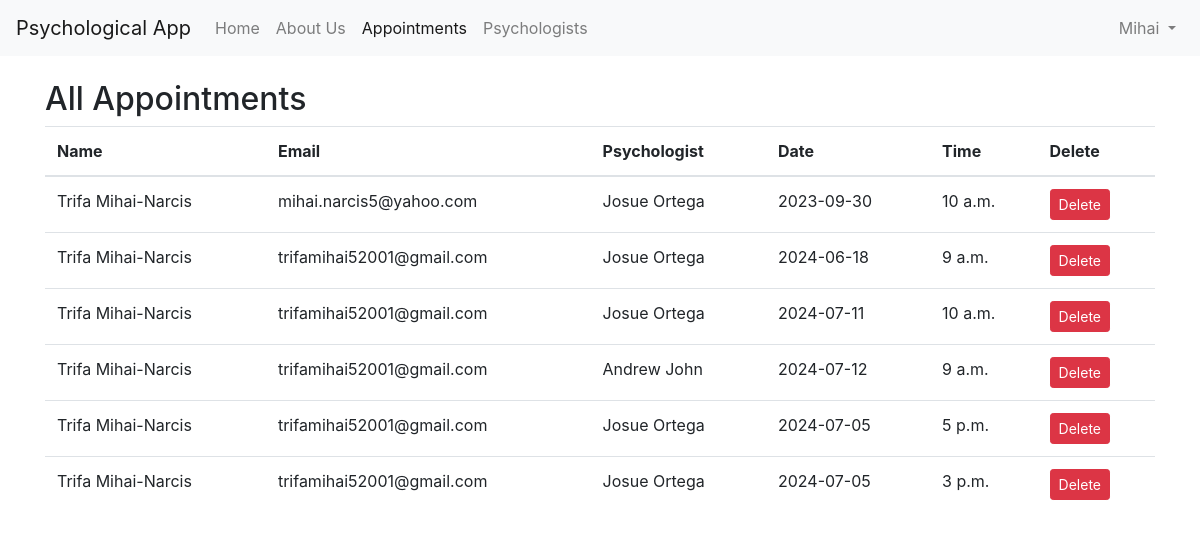
Screenshot of /appointments/ (signed in) with the database file from the repository.
### authentification/models.py (models this page shows, shortened)
class CustomUser(AbstractUser):
    username = models.CharField(max_length=255,unique=True)
    first_name = models.CharField(max_length=100)
    last_name = models.CharField(max_length=100)
    password = models.CharField(max_length=100)
    password_confirmation = models.CharField(max_length=100)
    country = models.CharField(max_length=100)
    county = models.CharField(max_length=100)
    city = models.CharField(max_length=100)
    street = models.CharField(max_length=255)
    postal_code = models.CharField(max_length=20)
    phone = models.CharField(max_length=20, default='')
    groups = models.ManyToManyField(Group, related_name='customuser_set', blank=True)
    user_permissions = models.ManyToManyField(Permission, related_name='customuser_set', blank=True)
    class Meta:
        app_label = 'authentification'

class Appointment(models.Model):
    full_name = models.CharField(max_length=100, default='John Doe')
    email = models.EmailField(default='example@example.com')
    psychologist = models.ForeignKey(Psychologist, on_delete=models.CASCADE)
    appointment_date = models.DateField()
    appointment_time = models.TimeField()

class Psychologist(models.Model):
    name = models.CharField(max_length=100)
    therapy_type = models.CharField(max_length=100)
    cv = models.TextField()
    image = models.ImageField(upload_to='psychologists/', blank=True, null=True)
    def __str__(self):
        return self.name

### authentification/views.py (the view, shortened to what this page needs)
# urls.py: path('appointments/', views.appointments, name='appointments'),
@login_required
def appointments(request):
    if request.user.is_superuser:
        appointments = Appointment.objects.all()
    else:
        appointments = Appointment.objects.filter(email=request.user.email)
    psychologists = Psychologist.objects.all()
    initial_data = {
        'full_name': f'{request.user.last_name} {request.user.first_name}',
        'email': request.user.email,
    }
    form = AppointmentForm(initial=initial_data)
    context = {
        'appointments': appointments,
        'psychologists': psychologists,
        'form': form,
    }
    return render(request, 'appointments.html', context)

### templates/appointments.html (shortened to what this page needs)
<!DOCTYPE html>
<html>
    <head>
        <link rel="stylesheet" href="https://stackpath.bootstrapcdn.com/bootstrap/4.5.2/css/bootstrap.min.css">
        <link rel="stylesheet" href="https://cdnjs.cloudflare.com/ajax/libs/bootstrap-datepicker/1.9.0/css/bootstrap-datepicker.min.css">
        {% load static %}
    </head>
<body>
    <nav class="navbar navbar-expand-lg navbar-light bg-light">
        <a class="navbar-brand" href="#">Psychological App</a>
        <div class="collapse navbar-collapse" id="navbarNav">
            <ul class="navbar-nav">
                <li class="nav-item">
                    <a class="nav-link" href="{% url 'homepage' %}">Home</a>
                </li>
                <li class="nav-item">
                    <a class="nav-link" href="{% url 'about_us' %}">About Us</a>
                </li>
                <li class="nav-item active">
                    <a class="nav-link" href="#">Appointments <span class="sr-only">(current)</span></a>
                </li>
                <li class="nav-item">
                    <a class="nav-link" href="{% url 'psychologists' %}">Psychologists</a>
                </li>
            </ul>
            <ul class="navbar-nav ml-auto">
                <li class="nav-item dropdown">
                    <a class="nav-link dropdown-toggle" href="#" id="userDropdown" role="button" data-toggle="dropdown" aria-haspopup="true" aria-expanded="false">
                        {{ request.user.username }}
                    </a>
                </li>
            </ul>
        </div>
    </nav>
    <div class="content">
        <div class="container mt-4">
            {% if user.is_authenticated %}
                 {% if not user.is_superuser %}
                <h2>Make an Appointment</h2>
                <form method="POST">
                    {% csrf_token %}
                    <div class="form-group">
                        <label for="{{ form.full_name.id_for_label }}">Full Name:</label>
                        <input type="text" id="{{ form.full_name.id_for_label }}" name="{{ form.full_name.name }}" value="{{ form.full_name.value }}" class="form-control" readonly>
                    </div>
                    <div class="form-group">
                        <label for="{{ form.email.id_for_label }}">Email:</label>
                        <input type="email" id="{{ form.email.id_for_label }}" name="{{ form.email.name }}" value="{{ form.email.value }}" class="form-control" readonly>
                    </div>
                    <div class="form-group">
                        <label for="{{ form.psychologist.id_for_label }}">Psychologist:</label>
                        {{ form.psychologist }}
                    </div>
                    <div class="form-group">
                        <label for="{{ form.appointment_date.id_for_label }}">Appointment Date:</label>
                        {{ form.appointment_date }}
                    </div>
                    <button type="submit" class="btn btn-primary">Next</button>
                </form>
            {% else %}
            <h2>All Appointments</h2>
            <table class="table">
                <thead>
                    <tr>
                        <th>Name</th>
                        <th>Email</th>
                        <th>Psychologist</th>
                        <th>Date</th>
                        <th>Time</th>
                        <th>Delete</th>
                    </tr>
                </thead>
                <tbody>
                    {% for appointment in appointments %}
                        <tr>
                            <td>{{ appointment.full_name }}</td>
                            <td>{{ appointment.email }}</td>
                            <td>{{ appointment.psychologist }}</td>
                            <td>{{ appointment.appointment_date|date:'Y-m-d' }}</td>
                            <td>{{ appointment.appointment_time }}</td>
                            <td>
                                <form method="post" action="{% url 'delete_appointment' appointment.id %}">
                                    <button type="submit" class="btn btn-danger btn-sm">Delete</button>
                                </form>
                            </td>
                        </tr>
                    {% endfor %}
                </tbody>
            </table>
        {% endif %}
    {% endif %}
        </div>
    </div>
</body>
</html>

### rows the page displays
CustomUser: user.username "Mihai"
Appointment: full_name "Trifa Mihai-Narcis", email "mihai.narcis5@yahoo.com", psychologist "Josue Ortega", appointment_date "2023-09-30", appointment_time "10 a.m."
Appointment: full_name "Trifa Mihai-Narcis", email "trifamihai52001@gmail.com", psychologist "Josue Ortega", appointment_date "2024-06-18", appointment_time "9 a.m."
Appointment: full_name "Trifa Mihai-Narcis", email "trifamihai52001@gmail.com", psychologist "Josue Ortega", appointment_date "2024-07-11", appointment_time "10 a.m."
Appointment: full_name "Trifa Mihai-Narcis", email "trifamihai52001@gmail.com", psychologist "Andrew John", appointment_date "2024-07-12", appointment_time "9 a.m."
Appointment: full_name "Trifa Mihai-Narcis", email "trifamihai52001@gmail.com", psychologist "Josue Ortega", appointment_date "2024-07-05", appointment_time "5 p.m."
Appointment: full_name "Trifa Mihai-Narcis", email "trifamihai52001@gmail.com", psychologist "Josue Ortega", appointment_date "2024-07-05", appointment_time "3 p.m."
